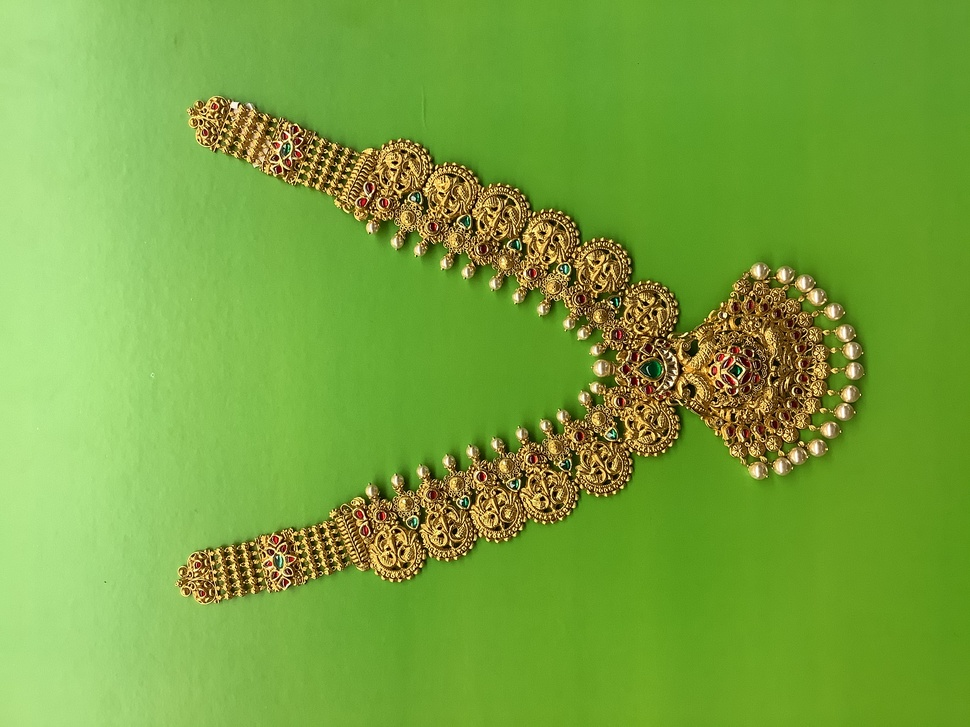
#> input picture necklace_1.jpeg, 970 x 727 px, shrunk from 3264 x 2448 before the run
$ jupyter execute 5_1_bg_removal.ipynb
#> lines starting #> are read from the running program, lines starting #| are printed output that depends on the picture; after the words box and inside, x2 and y2 are one past the last pixel; in counts of white or black regions, pixels touching at a corner belong together
Applies knowledge from 2 & 3 to our use case

[cell 1]
from PIL import Image
import matplotlib.pyplot as plt
import cv2
import numpy as np

[cell 2]
image = cv2.imread('necklace_1.jpeg')
#> image is the input picture: shape (727, 970, 3); mean B, G, R 61.1, 165.4, 119.7
#image = image[250:1750 , 800:2000]
rgb = cv2.cvtColor(image, cv2.COLOR_BGR2RGB)
hsv = cv2.cvtColor(image, cv2.COLOR_BGR2HSV)
#> hsv: shape (727, 970, 3); mean H, S, V 41.9, 170.8, 169.3
plt.imshow(rgb)

[cell 3]
#taken from 2_hsv trackbar for this image
u_green = np.array([36, 255, 255])
l_green = np.array([0, 0, 0])

[cell 4]
mask = cv2.inRange(hsv, l_green, u_green)
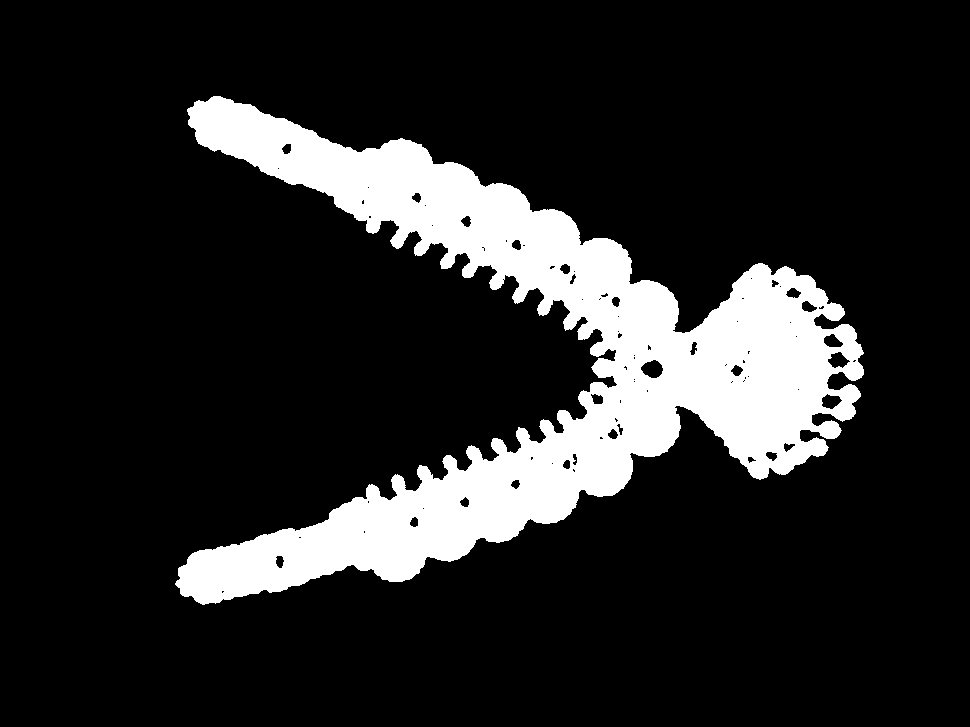
#> mask: shape (727, 970); 14.8% white; 1 white region, box (x1, y1, x2, y2) and area: (175, 96, 864, 605) 104308
#masking HSV value selected color becomes black
res = cv2.bitwise_and(rgb,rgb, mask=mask)
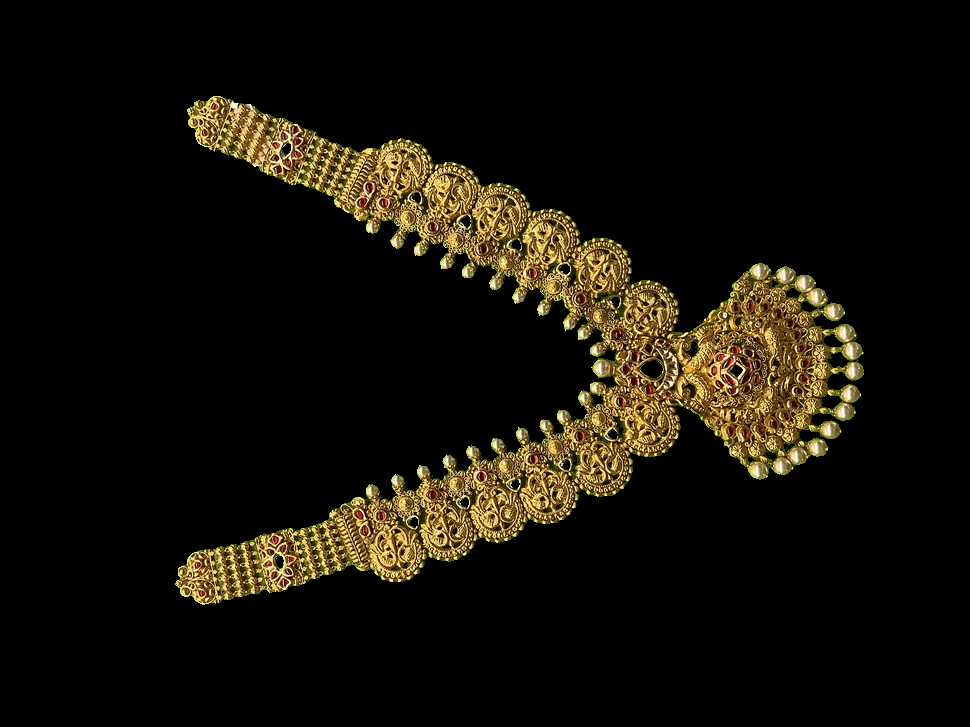
#> res: shape (727, 970, 3); mean R, G, B 20.7, 16.9, 8.7

$ run again, with necklace_2.jpeg copied over necklace_1.jpeg
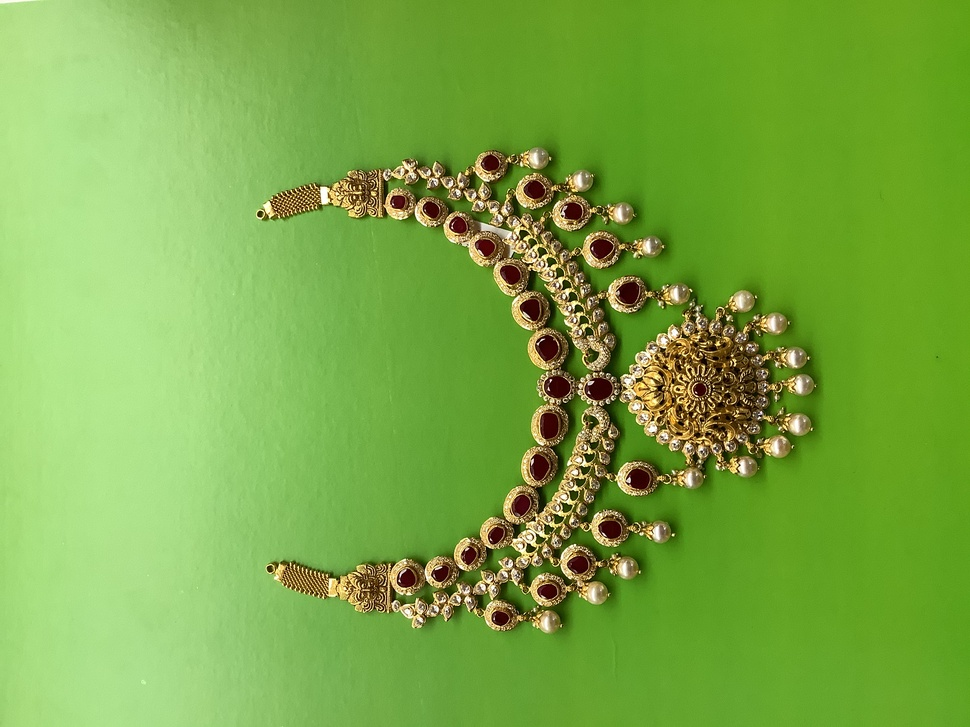
#> input picture necklace_2.jpeg, 970 x 727 px, shrunk from 3264 x 2448 before the run
#> image is the input picture: shape (727, 970, 3); mean B, G, R 69.1, 170.3, 122.5
#> hsv: shape (727, 970, 3); mean H, S, V 43.4, 162.3, 172.8
#> `mask = cv2.inRange(hsv, l_green, u_green)`:
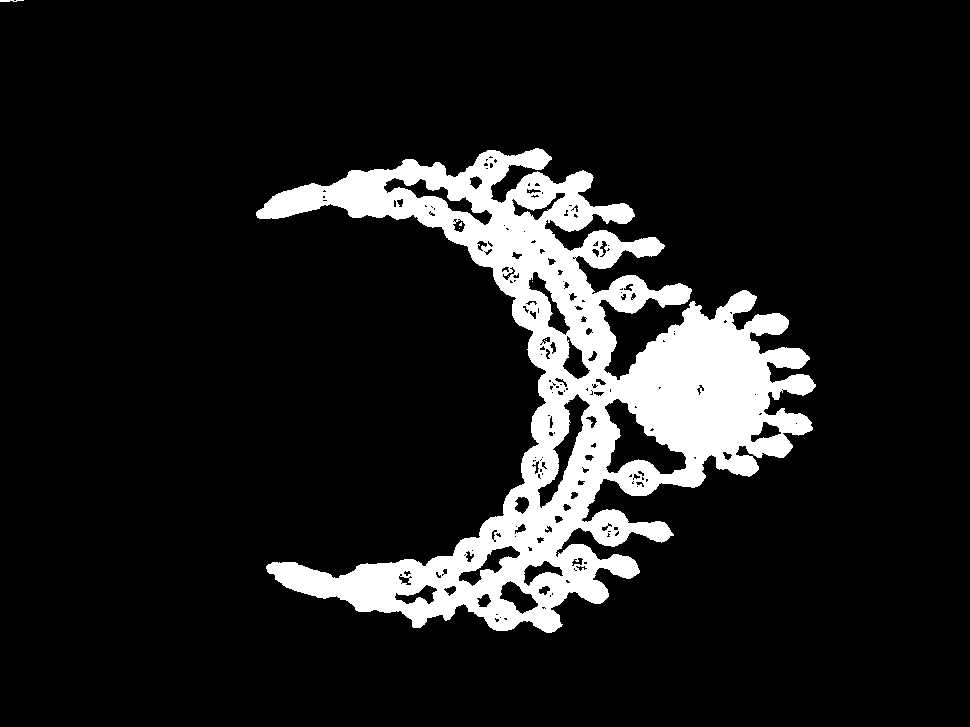
#> mask: shape (727, 970); 11.8% white; 7 white regions (5 under 20 px), largest, box (x1, y1, x2, y2) and area: (256, 148, 816, 633) 83293, (0, 0, 24, 2) 36
#> `res = cv2.bitwise_and(rgb,rgb, mask=mask)`:
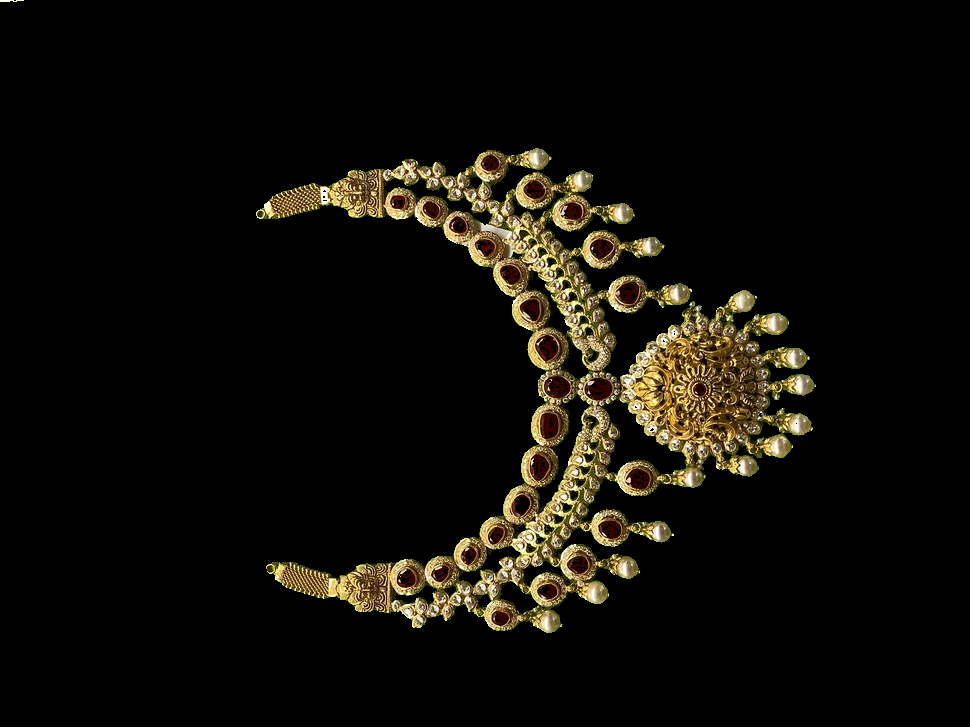
#> res: shape (727, 970, 3); mean R, G, B 16.4, 14.1, 8.5

$ run again, with green chain.jpeg copied over necklace_1.jpeg
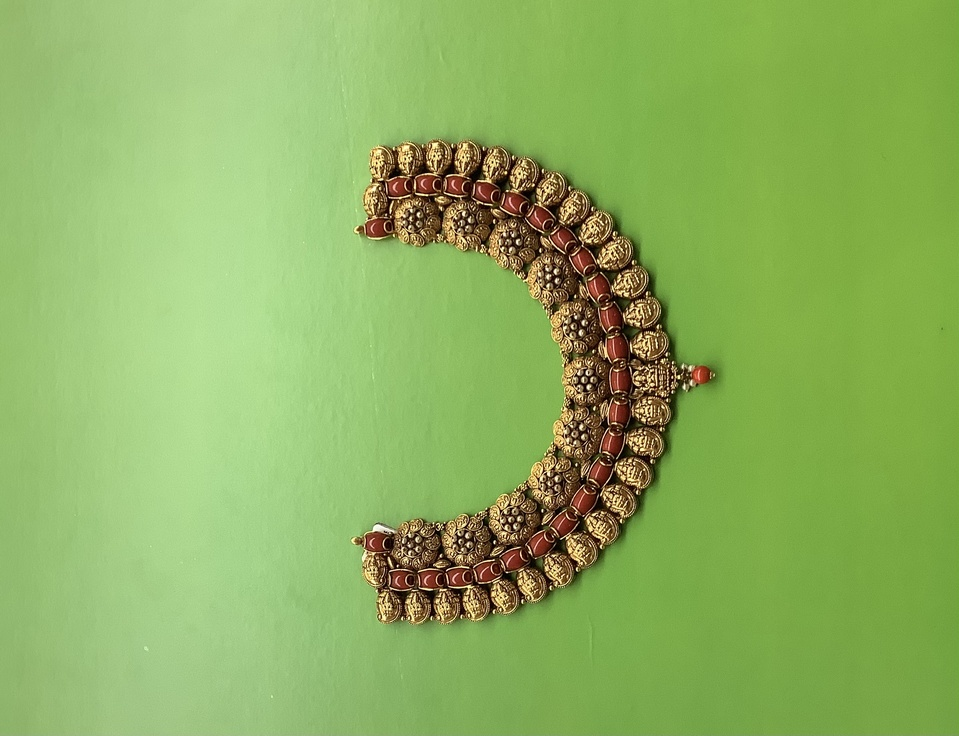
#> input picture green chain.jpeg, 959 x 736 px, shrunk from 2530 x 1941 before the run
#> image is the input picture: shape (736, 959, 3); mean B, G, R 95.4, 177.2, 140.9
#> hsv: shape (736, 959, 3); mean H, S, V 42.1, 125.9, 180.3
#> `mask = cv2.inRange(hsv, l_green, u_green)`:
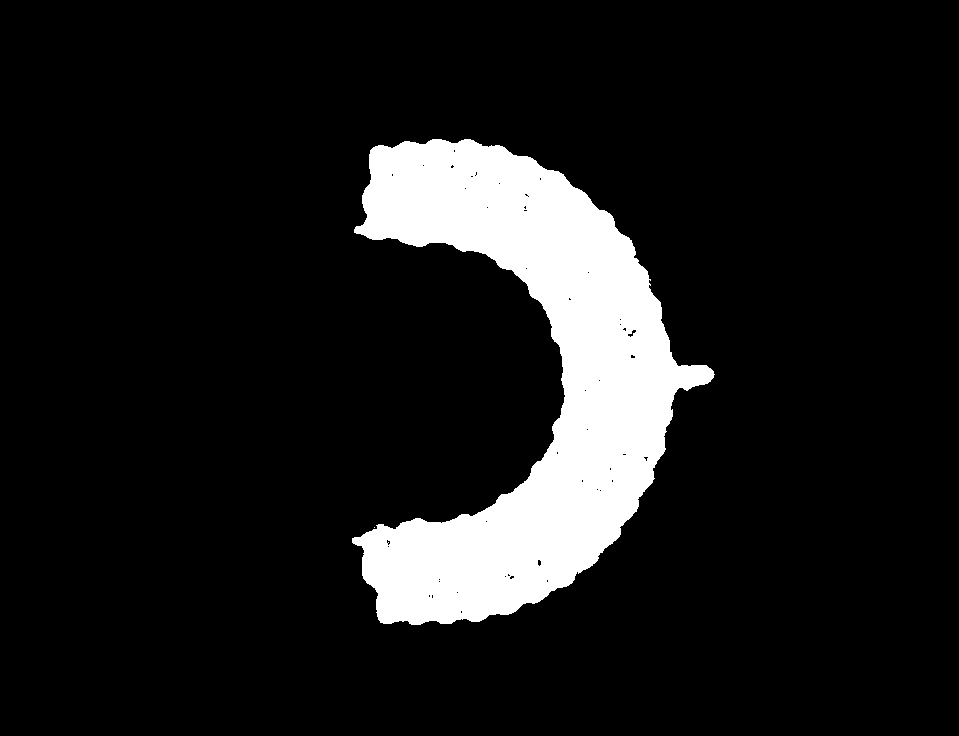
#> mask: shape (736, 959); 10.9% white; 2 white regions (1 under 20 px), largest, box (x1, y1, x2, y2) and area: (352, 139, 715, 625) 77021
#> `res = cv2.bitwise_and(rgb,rgb, mask=mask)`:
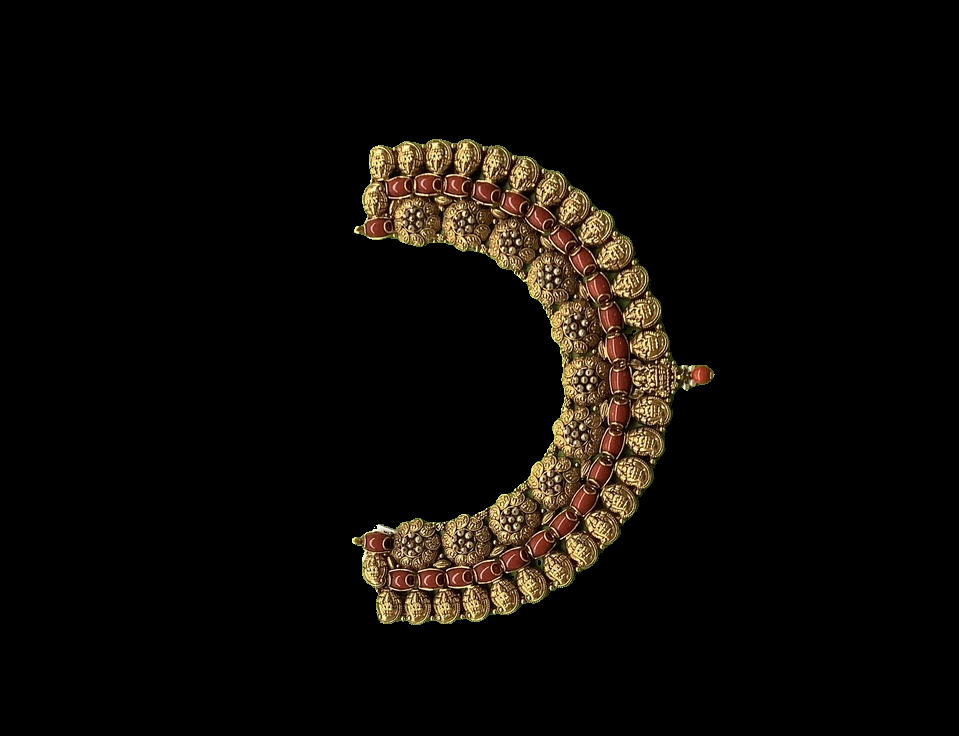
#> res: shape (736, 959, 3); mean R, G, B 13.2, 10, 6.4
